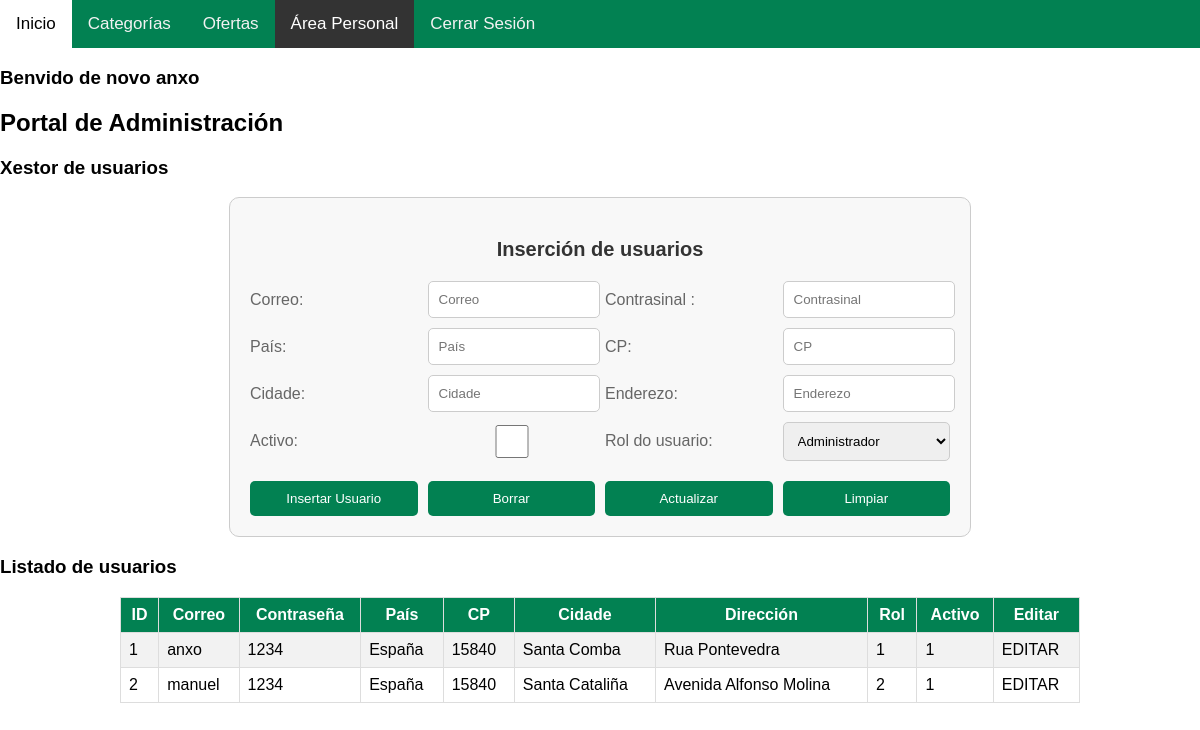
/area_personal.php (signed in), run on the app's committed database.
### tables this page shows
CREATE TABLE IF NOT EXISTS `usuario` (
  `CodUsuario` int(11) NOT NULL AUTO_INCREMENT,
  `Correo` varchar(90) NOT NULL,
  `Contrasinal` varchar(45) NOT NULL,
  `Pais` varchar(45) NOT NULL,
  `CP` int(5) DEFAULT NULL,
  `Ciudad` varchar(45) NOT NULL,
  `Enderezo` varchar(200) NOT NULL,
  `CodigoRol` INT(5) NOT NULL,
  `Activo` BOOLEAN NOT NULL,
  PRIMARY KEY (`CodUsuario`),
  UNIQUE KEY `UN_USU_COR` (`Correo`),
  CONSTRAINT `usuario_ibfk_1` FOREIGN KEY (`CodigoRol`) REFERENCES `rol`(`CodigoRol`)
);

### area_personal.php (the view, shortened to what this page needs)
<?php
$correo = $_SESSION['correo'];
        $servername = "127.0.0.1";
        $username = "root";
        $password = "";
        $dbname = "pedidos";
        $conn = new mysqli($servername, $username, $password, $dbname);
        $query = "SELECT Correo, CodigoRol from usuario where Correo = '$correo'";
        $result = $conn -> query($query);
        if ($result->num_rows> 0){
                $row = $result->fetch_assoc();
                $cod_rol = $row['CodigoRol'];
?>
<!doctype html>
<html lang="es">
<head>
    <link rel="stylesheet" href="css/area_personal.css">
</head>
<body>
    <div class="topnav">
        <a href="index.php">Inicio</a>
        <a href="categorias.php">Categorías</a>
        <a href="ofertas.php">Ofertas</a>
        <?php
        if (isset($_SESSION['correo'])) {
        echo '<a class="active" href="area_personal.php">Área Personal</a>';
        echo '<a href="pechar_sesion.php">Cerrar Sesión</a>';
        } else {
        echo '<a href="login.html">Iniciar Sesión</a>';
    }
    ?>
    </div>
    <div>
        <h3>Benvido de novo <?php echo $correo ?></h3>
    </div>
    <?php
                if ($cod_rol == 1){
                    echo "<h2>Portal de Administración</h2>";
                    echo "<h3>Xestor de usuarios</h3>";
            ?>
                <div class='form_usuario'>
                <p><strong>Inserción de usuarios</strong></p>
                <form method='post'>
                <label for='correo'>Correo: </label>
                <input type='text' placeholder='Correo' name='correo' id='correo'>
                <label for= 'contrasinal'>Contrasinal :</label>
                <input type='password' placeholder='Contrasinal' name='contrasinal' id='contrasinal'>
                <label for='pais'>País: </label>
                <input type='text' placeholder='País' name='pais' id='pais'>
                <label for='cp'>CP:</label>
                <input type='text' placeholder='CP' name='cp' id='cp'>
                <label for='cidade'>Cidade: </label>
                <input type='text' placeholder='Cidade' name='cidade' id='cidade'>
                <label for='enderezo'>Enderezo:</label>
                <input type='text' placeholder='Enderezo' name='enderezo' id='enderezo'>
                <label for='activo'>Activo:</label>
                <input type='checkbox' id='activo' name='activo' value='1'>
                <label for='rol'>Rol do usuario:</label>
                <select name='rol' id='rol'>
                <option value='1'>Administrador</option>
                </select>
                <input type='submit' value='Insertar Usuario'>
                <input type='submit' value='Borrar'>
                <input type='submit' value='Actualizar'>
                <input type='reset' value='Limpiar'>
                </form>
                </div>
                <h3>Listado de usuarios</h3>
                <div id="listado">
                    <table border='1'>
                   <tr><th>ID</th><th>Correo</th><th>Contraseña</th><th>País</th><th>CP</th><th>Cidade</th><th>Dirección</th><th>Rol</th><th>Activo</th><th>Editar</th></tr>
                  <?php
                    $queryUsuarios = "SELECT * FROM usuario";
                    $resultUsuarios = $conn->query($queryUsuarios);
                    if ($resultUsuarios->num_rows > 0) {
                        while ($rowUsuario = $resultUsuarios->fetch_assoc()) {
                            echo "<tr>";
                            echo "<td>" . htmlspecialchars($rowUsuario['CodUsuario']) . "</td>";
                            echo "<td>" . htmlspecialchars($rowUsuario['Correo']) . "</td>";
                            echo "<td>" . htmlspecialchars($rowUsuario['Contrasinal']) . "</td>";
                            echo "<td>" . htmlspecialchars($rowUsuario['Pais']) . "</td>";
                            echo "<td>" . htmlspecialchars($rowUsuario['CP']) . "</td>";
                            echo "<td>" . htmlspecialchars($rowUsuario['Ciudad']) . "</td>";
                            echo "<td>" . htmlspecialchars($rowUsuario['Enderezo']) . "</td>";
                            echo "<td>" . htmlspecialchars($rowUsuario['CodigoRol']) . "</td>";
                            echo "<td>" . htmlspecialchars($rowUsuario['Activo']) . "</td>";
                            echo "<td>EDITAR</td>";
                            echo "</tr>";
                        }
                    } else {
                        echo "<tr><td colspan='8'>Non hai usuarios registrados</td></tr>";
                    }
                    echo "</table>";
                echo "</div>";
                }else{
                    echo " Perfil de Usuario";
                    echo "<h3>Historial de pedidos</h3>";
                }
            }
    ?>
</body>
</html>

### css/area_personal.css (style rules this page uses)
body { margin: 0; font-family:Arial, Helvetica, sans-serif; }
.topnav { overflow: hidden; background-color: #028152; }
.topnav a { float: left; color: #f2f2f2; text-align: center; padding: 14px 16px; text-decoration: none; font-size: 17px; }
.topnav a.active { background-color: #333; color: white; }
.form_usuario { display: flex; flex-direction: column; align-items: center; width: 700px; margin: 0 auto; padding: 20px; border: 1px solid #ccc; border-radius: 10px; background-color: #f8f8f8; }
.form_usuario form { display: grid; grid-template-columns: repeat(4, 1fr); gap: 10px; }
.form_usuario p { text-align: center; font-size: 20px; color: #333; }
.form_usuario label { display: block; margin-top: 10px; color: #666; }
.form_usuario input[type="text"], .form_usuario input[type="password"] { width:90%; padding: 10px; border: 1px solid #ccc; border-radius: 5px; }
.form_usuario select { width: 100%; padding: 10px; border: 1px solid #ccc; border-radius: 5px; }
.form_usuario input[type="submit"], .form_usuario input[type="reset"] { display: block; width: 100%; padding: 10px; margin-top: 10px; border: none; border-radius: 5px; color: #fff; background-color: #028152; cursor: pointer; }
#listado { font-family: Arial, sans-serif; margin: auto; width: 80%; }
#listado table { width: 100%; border-collapse: collapse; }
#listado th { background-color: #028152; color: white; }
#listado td, #listado th { border: 1px solid #ddd; padding: 8px; }
#listado tr:nth-child(even) { background-color: #f2f2f2; }

### data on the page
usuario: CodUsuario "1", Correo "anxo", Contrasinal "1234", Pais "España", CP "15840", Ciudad "Santa Comba", Enderezo "Rua Pontevedra", CodigoRol "1", Activo "1"
usuario: CodUsuario "2", Correo "manuel", Contrasinal "1234", Pais "España", CP "15840", Ciudad "Santa Cataliña", Enderezo "Avenida Alfonso Molina", CodigoRol "2", Activo "1"

### other printed values
$correo "anxo"
